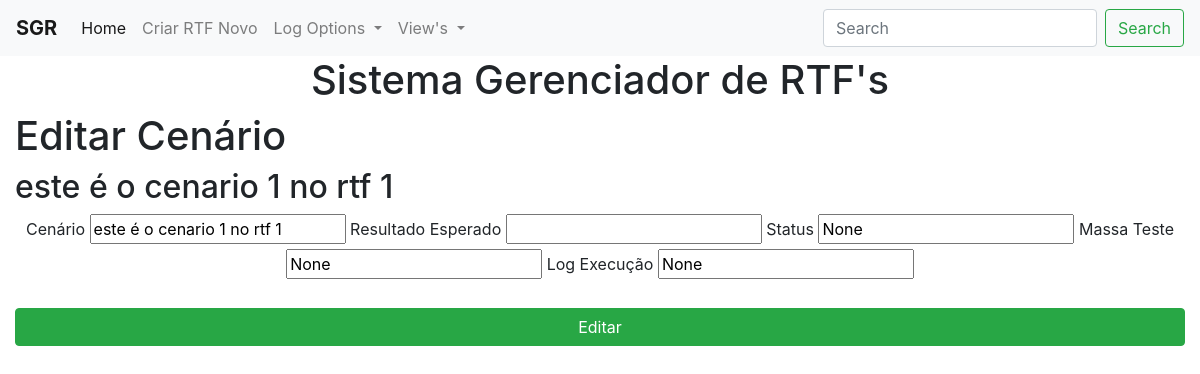
Before: /edit_cenario/1/1/1 with the older database file.
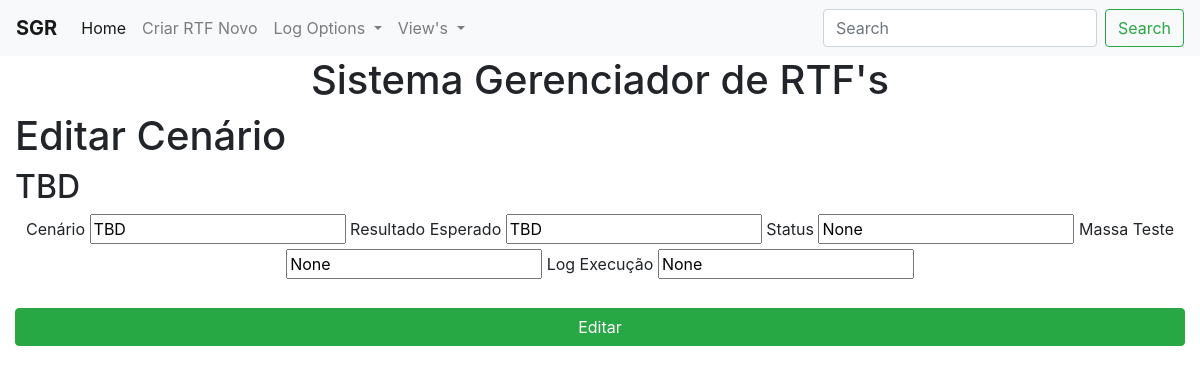
After: the same page with the newer database file.
### app.py (models this page shows, shortened)
class Cenarios(db.Model):
    id_cenario = db.Column("id_cenario", db.Integer, primary_key=True, autoincrement=True)
    id_rtf = db.Column(db.Integer, db.ForeignKey('rt_fs.id'))  # o db por alguma razão chamou RTFs de rt_fs
    id_pagina = db.Column(db.Integer, db.ForeignKey('pagina.id_pagina'))
    pagina = db.Column(db.Integer)
    linha = db.Column(db.Integer)
    cenario = db.Column(db.String(250))
    resultado_esperado = db.Column(db.String(250))
    status = db.Column(db.Integer)
    massa_teste = db.Column(db.String(250))
    log_execucao = db.Column(db.String(10000))

### app.py (the view, shortened to what this page needs)
@app.route("/edit_cenario/<int:id_rtf>/<int:pagina>/<int:linha>", methods=["GET", "POST"])
def edit_cenario(id_rtf, pagina, linha):
    cenario = Cenarios.query.filter_by(id_rtf=id_rtf, pagina=pagina, linha=linha).first()
    return render_template("editar_cenario.html", cenario=cenario)

### templates/editar_cenario.html (shortened to what this page needs)
{% extends "base.html" %}
{% block content %}
<h1>Editar Cenário</h1>
<h2>{{ cenario.cenario }}</h2>
<form action="{{url_for('edit_cenario', id_rtf=cenario.id_rtf, pagina=cenario.pagina, linha=cenario.linha)}}" method="POST">
    <div style="text-align:center">
        <label for="cenario">Cenário</label>
        <input type="text" name="cenario" id="cenario" value="{{ cenario.cenario }}">
        <label for="resultado_esperado">Resultado Esperado</label>
        <input type="text" name="resultado_esperado" id="resultado_esperado" value="{{ cenario.resultado_esperado }}">
        <label for="status">Status</label>
        <input type="text" name="status" id="status" value="{{ cenario.status }}">
        <label for="massa_teste">Massa Teste</label>
        <input type="text" name="massa_teste" id="massa_teste" value="{{ cenario.massa_teste }}">
        <label for="log_execucao">Log Execução</label>
        <input type="text" name="log_execucao" id="log_execucao" value="{{ cenario.log_execucao }}">
    </div>
    <br>
    <div>
        <button type="submit" class="btn btn-block btn-success">Editar</button>
    </div>
</form>
{% endblock %}

Changed rows visible on the page:
removed Cenarios: cenario "este é o cenario 1 no rtf 1", status "None", massa_teste "None", log_execucao "None"
now on this page (row edited): Cenarios: cenario "TBD", resultado_esperado "TBD", status "None", massa_teste "None", log_execucao "None"
